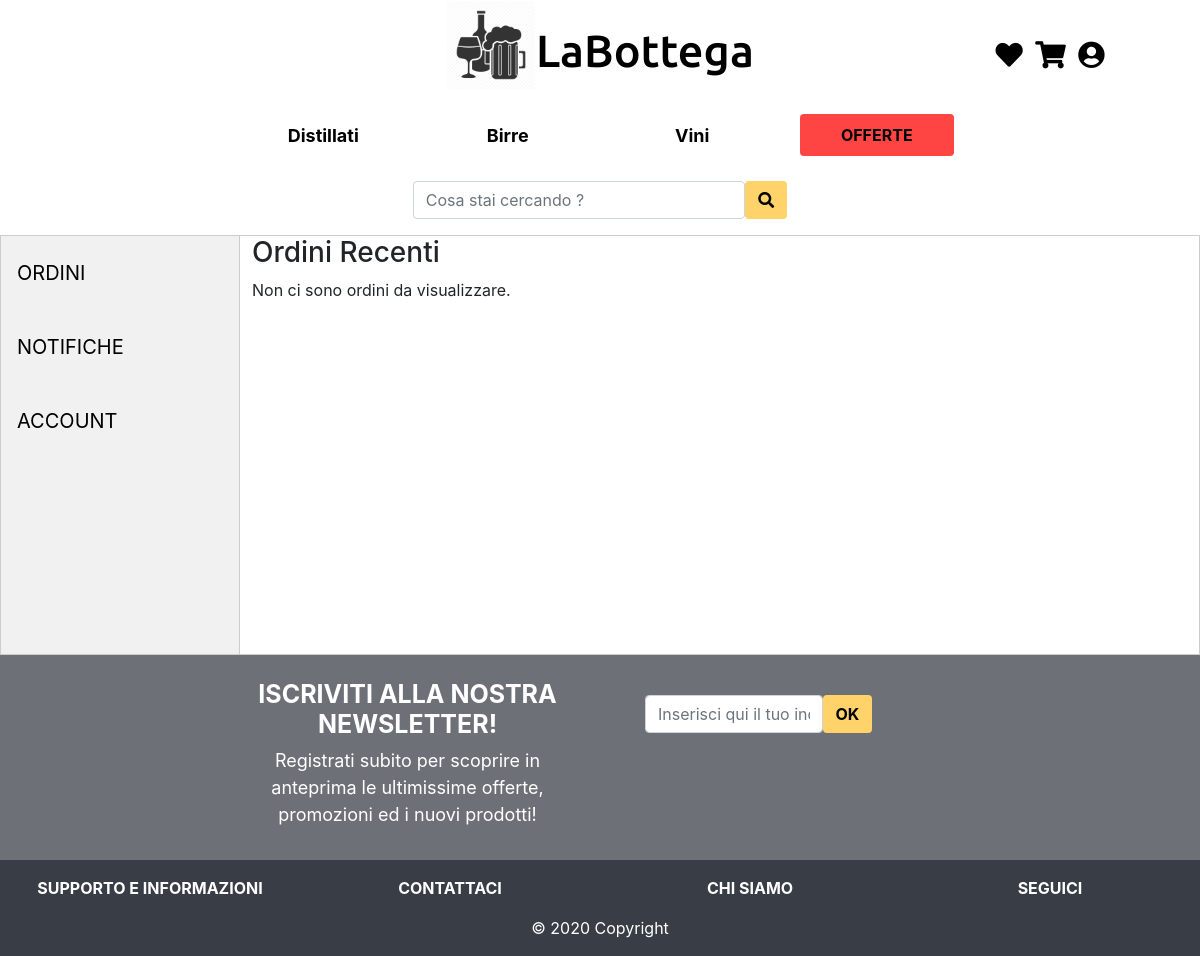
The app's page /dashboard.php (signed in), older data.
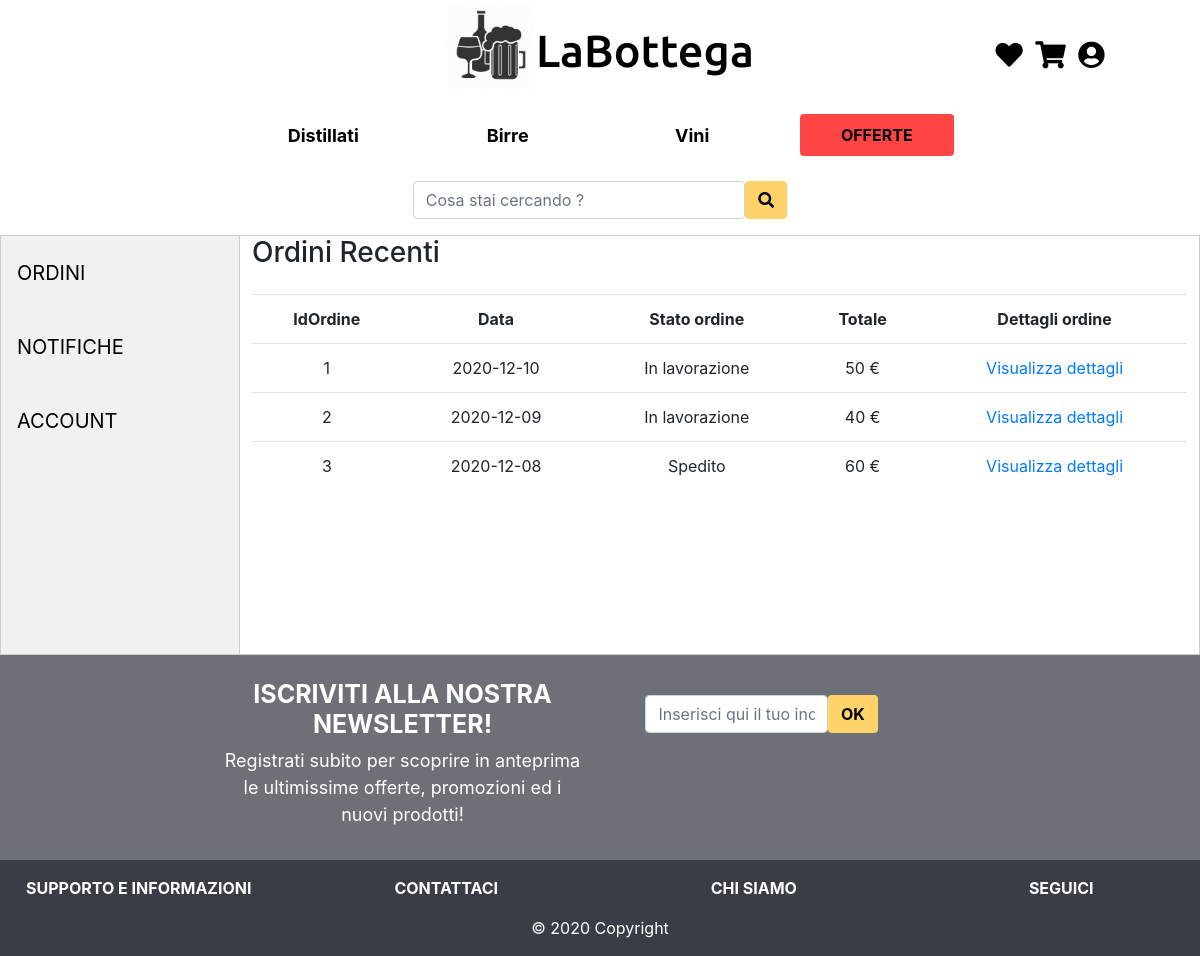
The same page, newer data.
### tables this page shows
CREATE TABLE IF NOT EXISTS  `categorie` (
    `id` INT NOT NULL AUTO_INCREMENT,
    `nome` VARCHAR(15) NOT NULL,
    PRIMARY KEY (`id`)
);

CREATE TABLE IF NOT EXISTS `ordini` (
    `id` INT NOT NULL AUTO_INCREMENT,
    `dataOrdine` DATE NOT NULL,
    `totaleOrdine` FLOAT NOT NULL,
    `idUtente` INT(5) NOT NULL,
    `idSpedizione` INT(5) NOT NULL,
    `tipoPagamento` INT(2) NOT NULL,
    `stato` VARCHAR(30) NOT NULL,
     PRIMARY KEY(`id`),
     FOREIGN KEY(`idUtente`) REFERENCES `utenti`(`id`),
     FOREIGN KEY(`idSpedizione`) REFERENCES `spedizioni`(`id`),
     FOREIGN KEY(`tipoPagamento`) REFERENCES `pagamenti`(`id`)
);

### dashboard.php (called while the page is built)
<?php
require_once 'bootstrap.php';
if(isUserLoggedIn()){
    $templateParams["titolo"] = "LaBottega - Dashboard";
    $templateParams["categorie"] = $dbh->getCategories();
    $templateParams["sottoCategorie"] = $dbh->getSubCategories();
    $templateParams["js"] = JS_ROOT.'dashboard-manager.js';
    if($_SESSION['user']['tipo']==0){
        $templateParams["pagina"] = "user_dashboard.php";
        $templateParams["ordini"] = $dbh->getOrdersByUser($_SESSION["user"]["id"]);
    }elseif($_SESSION['user']['tipo']==1){
        $templateParams["pagina"] = "admin_dashboard.php";
    }
}else{
    header("location: login.php");
}
require 'template/base.php';

### database/database.php (called while the page is built, shortened)
<?php
class DatabaseHelper
{
    private $db;
    public function __construct($servername, $username, $password, $dbname, $port)
    {
        $this->db = new mysqli($servername, $username, $password, $dbname, $port);
    }
    public function getCategories()
    {
        $stmt = $this->db->prepare("SELECT id,nome FROM categorie");
        $stmt->execute();
        $result = $stmt->get_result();
        return $result->fetch_all(MYSQLI_ASSOC);
    }
    public function getSubCategories()
    {
        $stmt = $this->db->prepare("SELECT id,nome,idCategoria FROM sottoCategorie");
        $stmt->execute();
        $result = $stmt->get_result();
        return $result->fetch_all(MYSQLI_ASSOC);
    }
    public function getOrdersByUser($idUtente){
        $stmt = $this->db->prepare("SELECT *  FROM ordini WHERE idUtente = ? ");
        $stmt->bind_param('i', $idUtente);
        $stmt->execute();
        $result = $stmt->get_result();
        return $result->fetch_all(MYSQLI_ASSOC);
    }
}

### bootstrap.php (called while the page is built, shortened)
<?php
    require_once("database/database.php");
    $dbh = new DatabaseHelper("localhost", "root", "", "labottega", 3306);
?>

### template/base.php (the view, shortened to what this page needs)
<!DOCTYPE html>
<html lang="it">
<head>
  <link rel="stylesheet" href="public/css/style.css" />
  <link rel="stylesheet" href="https://maxcdn.bootstrapcdn.com/bootstrap/4.0.0/css/bootstrap.min.css" />
  <link rel="stylesheet" href="https://use.fontawesome.com/releases/v5.7.0/css/all.css" />
</head>
<body>
  <div class="container-fluid">
    <header>
      <div class="row align-items-center">
        <div class="col-md-3"></div>
        <div class="col-8 col-md-6">
          <div class="row justify-content-md-center">
            <img id="logo" src="public/img/logo.png" alt="" />
            <h1 class="pt-4"><a href="index.php" id="title-link">LaBottega</a></h1>
          </div>
        </div>
        <div id="icon-container" class="text-right text-md-center col-4 pt-4 col-md-3 ">
          <a href="wishList.php" class="icon-link pr-md-2"><i class="fas fa-heart fa-lg"></i></a>
          <a href="carrello.php" class="icon-link pr-md-2"><i class="fas fa-shopping-cart fa-lg"></i></a>
          <a href="login.php" class="icon-link"><i class="fas fa-user-circle fa-lg"></i></a>
        </div>
      </div>
      <div class="row mt-3 nopadding">
        <div class="col-12 col-md-12 p-0">
          <div class="row">
            <div class="col-md-2"></div>
            <div class="col-md-8">
              <nav class="navbar navbar-expand-md navbar-fixed-top bg-white navbar-light justify-content-center">
                <div class="collapse navbar-collapse" id="navbarNavDropdown">
                  <ul class="navbar-nav text-center col-md-12 nopadding">
                    <?php foreach ($templateParams["categorie"] as $categoria) : ?>
                      <li class="nav-item dropdown col-md-3">
                        <a class="nav-link" href="prodotti.php?cat=<?php echo $categoria["id"]; ?>"><?php echo $categoria["nome"]; ?></a>
                      </li>
                    <?php endforeach; ?>
                    <li class="nav-item col-md-3">
                      <a class="btn nav-link offerte" href="prodotti.php?sales=1">OFFERTE</a>
                    </li>
                  </ul>
                </div>
              </nav>
            </div>
            <div class="col-md-2"></div>
          </div>
        </div>
      </div>
      <div class="row my-3">
        <div class="col-md-3"></div>
        <div class="col-md-6">
          <form class="form-inline justify-content-center" action="prodotti.php" method="GET">
            <input class="form-control col-9 col-md-7" name="cerca" type="text" placeholder="Cosa stai cercando ?" />
            <button class="btn btn-search" type="submit">
              <i class="fas fa-search"></i>
            </button>
          </form>
        </div>
        <div class="col-md-3"></div>
      </div>
    </header>
    <main>
      <?php
      if (isset($templateParams["pagina"])) {
        require($templateParams["pagina"]);
      }
      ?>
    </main>
    <footer>
      <div class="row footer py-3">
        <div class="col-sm-1 col-md-2"></div>
        <div class="col-sm-9 col-md-8">
          <div class="row nopadding">
            <div class="col-12 newsletter-paragraph col-md-6 pt-2 text-center">
              <h2>ISCRIVITI ALLA NOSTRA NEWSLETTER!</h2>
              <p>
                Registrati subito per scoprire in anteprima le ultimissime
                offerte, promozioni ed i nuovi prodotti!
              </p>
            </div>
            <div class="col-12 col-md-6 text-center pt-4">
              <form class="form-inline" action="/action_page.php">
                <div class="col-1 col-md-1"></div>
                <input class="form-control col-7 col-md-6" type="text" placeholder="Inserisci qui il tuo indirizzo email" />
                <button class="btn btn-search" type="submit">OK</button>
              </form>
            </div>
          </div>
        </div>
        <div class="col-sm-1 col-md-2"></div>
      </div>
      <div id="accordion-footer" class="row text-center">
        <div class="col-sm-6 col-md-3 nopadding">
          <div id="accordion" role="tablist" aria-multiselectable="true" class="widget">
            <div role="tab" id="headingOne">
              <div class="card-header py-3 border-0 text-uppercase bg-transparent">
                <a data-toggle="collapse" data-parent="#accordion" href="#collapseOne" aria-expanded="false" aria-controls="collapseOne" class="accordion-title">
                  Supporto e informazioni
                </a>
              </div>
            </div>
          </div>
        </div>
        <div class="col-sm-6 col-md-3 nopadding">
          <div id="accordion" role="tablist" aria-multiselectable="true" class="widget">
            <div role="tab" id="headingTwo">
              <div class="card-header py-3 border-0 text-uppercase bg-transparent">
                <a data-toggle="collapse" data-parent="#accordion" href="#collapseTwo" aria-expanded="false" aria-controls="collapseTwo" class="accordion-title">
                  Contattaci
                </a>
              </div>
            </div>
          </div>
        </div>
        <div class="col-sm-6 col-md-3 nopadding">
          <div id="accordion" role="tablist" aria-multiselectable="true" class="widget">
            <div role="tab" id="headingThree">
              <div class="card-header py-3 border-0 text-uppercase bg-transparent">
                <a data-toggle="collapse" data-parent="#accordion" href="#collapseThree" aria-expanded="false" aria-controls="collapseThree" class="accordion-title">
                  Chi siamo
                </a>
              </div>
            </div>
          </div>
        </div>
        <div class="col-sm-6 col-md-3 nopadding">
          <div id="accordion" role="tablist" aria-multiselectable="true" class="widget">
            <div role="tab" id="headingFour">
              <div class="card-header py-3 border-0 text-uppercase bg-transparent">
                <a data-toggle="collapse" data-parent="#accordion" href="#collapseFour" aria-expanded="false" aria-controls="collapseFour" class="accordion-title">
                  Seguici
                </a>
              </div>
            </div>
          </div>
        </div>
      </div>
      <div id="copyright" class="row">
        <p class="col-12 text-center">© 2020 Copyright</p>
      </div>
    </footer>
  </div>
</body>
</html>

### template/user_dashboard.php (shortened to what this page needs)
<div class="row ">
<div class="dashboard-tab">
  <button class="tablinks" onclick="openSection(event, 'Ordini')" id="defaultOpen">ORDINI</button>
  <button class="tablinks" onclick="openSection(event, 'Notifiche')">NOTIFICHE</button>
  <button class="tablinks" onclick="openSection(event, 'Account')">ACCOUNT</button>
</div>
<div id="Ordini" class="tabcontent">
  <h3>Ordini Recenti</h3>
  <?php  if( count($templateParams["ordini"]) > 0): ?>
  <table class="table nopadding text-center col-9">
  <div class="row p-0 mb-3">
  <tr class="my-3 py-3">
  <th id="id"> IdOrdine </th>
  <th id="data"> Data </th>
  <th id="stato"> Stato ordine </th>
  <th id="totale"> Totale </th>
  <th id="dettagli"> Dettagli ordine </th>
  </tr>
  <?php foreach($templateParams["ordini"] as $ordine): ?>
    <tr class="py-3 my-3">
    <td header="id"><?php echo ($ordine["id"]); ?></td>
    <td header="data"><?php echo ($ordine["dataOrdine"]); ?></td>
    <td header="stato"><?php echo ($ordine["stato"]); ?></td>
    <td header="totale"><?php echo ($ordine["totaleOrdine"]); ?> €</td>
    <td header="dettagli"><a href="#">Visualizza dettagli </a></td>
    </tr>
    <?php endforeach; ?>
  </table>
  </div>
  <?php else: ?>
    <p> Non ci sono ordini da visualizzare. </p>
  <?php endif; ?>
</div>
</div>

### public/css/style.css (style rules this page uses)
input, textarea { border: 1px solid #eeeeee; box-sizing: border-box; margin: 0; outline: none; padding: 10px; }
img#logo { width: 60px; }
h1 { font-size: 30px !important; padding-top: 10px; font-family: 'Ubuntu', sans-serif !important; }
a#title-link { color:rgb(0, 0, 0); text-decoration: none; }
div#icon-container > a >i { color:black; }
#accordion-footer, #copyright { background-color: #393e46; }
#copyright { color:white; }
.accordion-title { font-weight: bold; color: white; }
.nav-link { font-weight: bold; color:black !important; }
a.offerte { background-color: rgba(255, 0, 0, 0.733); color: black; font-weight: bold; }
button.btn-search { color: #000; font-weight: bold; background-color: #ffd369; }
div.footer { background-color: #393e46bb; }
div.newsletter-paragraph > h2 { font-size: 25px; color:#ffffff; font-weight: bold; }
div.newsletter-paragraph > p { font-size: 18px; color:#ffffff; }
div.dashboard-tab { float: left; border: 1px solid #ccc; background-color: #f1f1f1; width: 20%; height: 420px; }
div.dashboard-tab button { display: block; background-color: inherit; color: black; padding: 22px 16px; width: 100%; border: none; outline: none; text-align: left; cursor: pointer; transition: 0.3s; font-size: 20px; }
.tabcontent { float: left; padding: 0px 12px; border: 1px solid #ccc; width: 80%; border-left: none; height: 420px; }
@media (min-width:576px) { div#icon-container > a.icon-link >i { font-size: 1.70em; } }
@media (min-width:576px) { h1 { font-size: 40px !important; } }
@media (min-width:576px) { img#logo { width:80px !important; } }
@media (min-width:768px) { h1 { font-size: 45px !important; } }
@media (min-width:768px) { img#logo { width:90px !important; } }
@media (min-width:768px) { .nav-link, .offerte { font-size: 18px ; } }
.nopadding { padding:0 !important; margin:0 !important; }

Row changes from the older to the newer data that the page shows:
added ordini: id "1", dataOrdine "2020-12-10", stato "In lavorazione", totaleOrdine "50"
added ordini: id "2", dataOrdine "2020-12-09", stato "In lavorazione", totaleOrdine "40"
added ordini: id "3", dataOrdine "2020-12-08", stato "Spedito", totaleOrdine "60"
Text that changed along with them:
text no longer shown: "Non ci sono ordini da visualizzare."
text now shown: "IdOrdine Data Stato ordine Totale Dettagli ordine"
